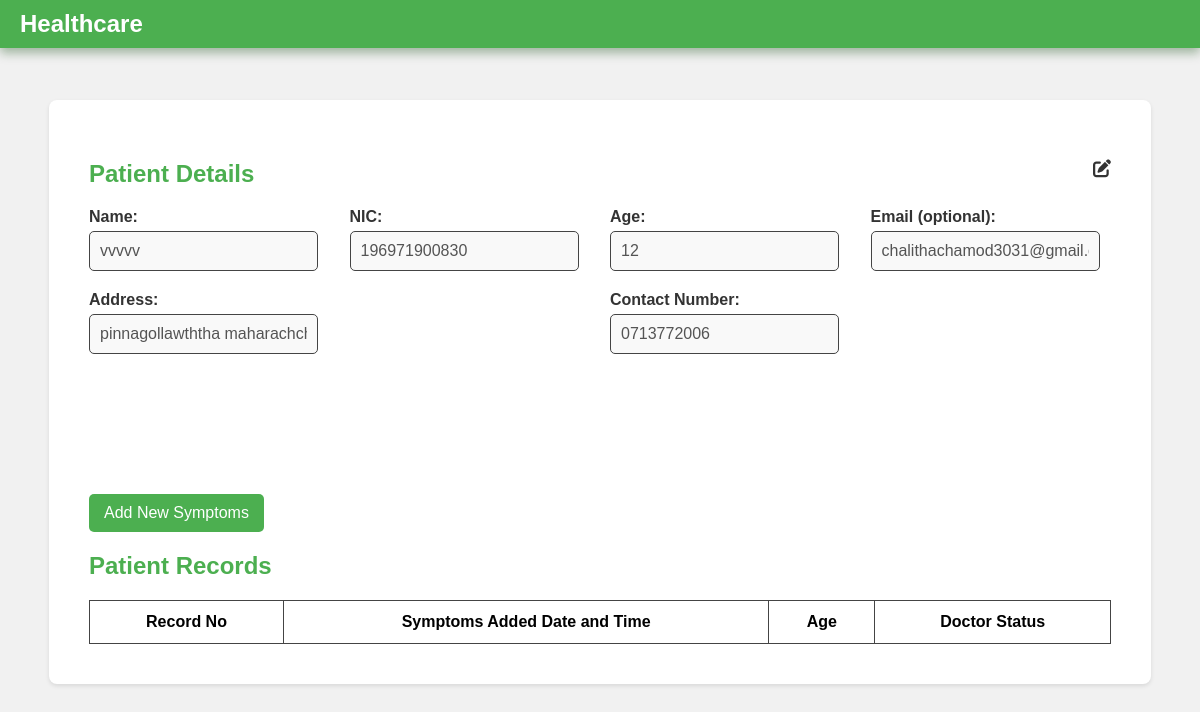
Before: /reception/profile-view.php?p_id=3 with the older database file.
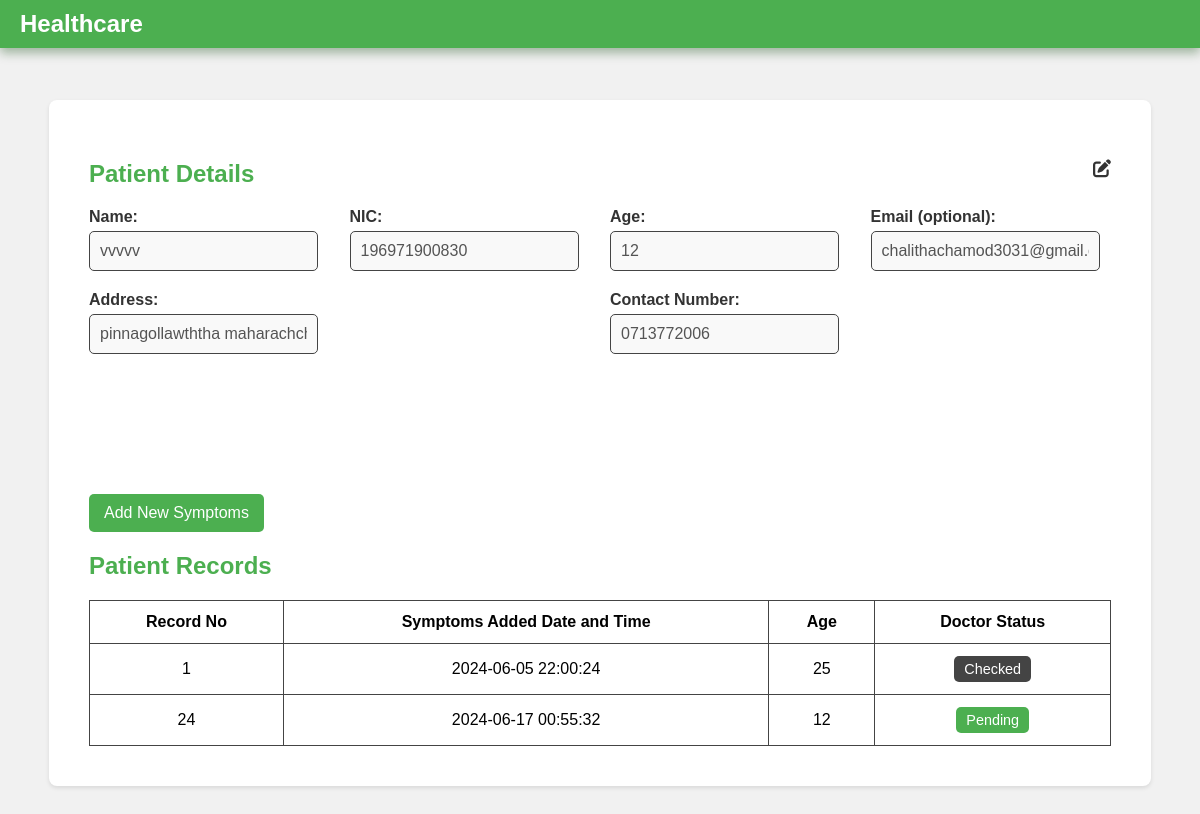
After: the same page with the newer database file.
### tables this page shows
CREATE TABLE IF NOT EXISTS `patients_details` (
  `id` int NOT NULL AUTO_INCREMENT,
  `patients_id` int DEFAULT NULL,
  `reception_id` varchar(50) DEFAULT NULL,
  `symptoms` text,
  `medical_report` text,
  `Prescriptions` text,
  `Prescriptions_date` datetime DEFAULT NULL,
  `doctor_id` varchar(50) DEFAULT NULL,
  `age` int DEFAULT NULL,
  `symptoms_date` datetime DEFAULT NULL,
  PRIMARY KEY (`id`),
  KEY `FK_patients_details_register_patients` (`patients_id`),
  KEY `FK_patients_details_register_reception` (`reception_id`),
  KEY `FK_patients_details_registered_doctor` (`doctor_id`),
  CONSTRAINT `FK_patients_details_register_patients` FOREIGN KEY (`patients_id`) REFERENCES `registered_patients` (`p_id`),
  CONSTRAINT `FK_patients_details_register_reception` FOREIGN KEY (`reception_id`) REFERENCES `registered_reception` (`id_num`),
  CONSTRAINT `FK_patients_details_registered_doctor` FOREIGN KEY (`doctor_id`) REFERENCES `registered_doctor` (`id_num`)
);

### connection.php (called while the page is built, shortened)
<?php
class Database
{
    public static $connection;
    public static function SetUpConnection()
    {
        if (!isset(Database::$connection)) {
            Database::$connection = new mysqli("localhost", "root", "Chalithac*#3031", "healthcare", "3306");
        }
    }
    public static function search($q)
    {
        return Database::$connection->query($q);
    }
}

### reception/profile-view.php (the view, shortened to what this page needs)
<?php
require_once "../connection.php";
$patient_id = $_GET["p_id"];
?>
<!DOCTYPE html>
<html lang="en">
<head>
    <link rel="stylesheet" href="../assets/css/common.css">
    <link rel="stylesheet" href="../assets/css/header.css">
    <link rel="stylesheet" href="../assets/css/profile-view.css">
    <link rel="stylesheet" href="https://cdnjs.cloudflare.com/ajax/libs/font-awesome/6.5.2/css/all.min.css" />
</head>
<body>
    <header class="header">
        <div class="logo">Healthcare</div>
    </header>
    <div class="container">
        <div class="profile-details">
            <div class="detail-heading">
                <h2>Patient Details</h2>
                <i class="fa-solid fa-pen-to-square"></i>
            </div>
            <?php
            $patientResultSet = Database::search("SELECT * FROM `registered_patients` WHERE `p_id` = '" . $patient_id . "'");
            $patientCount = $patientResultSet->num_rows;
            if ($patientCount == 1) {
                $patientResult = $patientResultSet->fetch_assoc();
            ?>
                <div class="form-row">
                    <div class="form-group">
                        <label>Name:</label>
                        <input class="profile-inputs" type="text" id="name" name="name" value="<?php echo $patientResult["name"]; ?>" disabled required>
                    </div>
                    <div class="form-group">
                        <label>NIC:</label>
                        <input class="profile-inputs" type="text" id="nic" name="nic" value="<?php echo $patientResult["id_num"]; ?>" disabled required>
                    </div>
                    <div class="form-group">
                        <label>Age:</label>
                        <input class="profile-inputs" type="number" id="age" name="age" value="<?php echo $patientResult["age"]; ?>" disabled required>
                    </div>
                    <div class="form-group">
                        <label>Email (optional):</label>
                        <input class="profile-inputs" type="email" id="email" name="email" value="<?php echo $patientResult["email"]; ?>" disabled>
                    </div>
                    <div class="form-group">
                        <label>Address:</label>
                        <input class="profile-inputs" type="text" id="address" name="address" value="<?php echo $patientResult["address"]; ?>" disabled required>
                    </div>
                    <div class="form-group">
                        <label>Contact Number:</label>
                        <input class="profile-inputs" type="text" id="contact" name="contact" value="<?php echo $patientResult["mobile"]; ?>" disabled required>
                    </div>
                </div>
            <?php
            }
            ?>
        </div>
        <div class="symptoms-table-container">
            <button onclick="showPopup('add-symptoms-popup')" class="add-symptoms-btn">Add New Symptoms</button>
            <h2>Patient Records</h2>
            <table id="symptomsTable">
                <thead>
                    <tr>
                        <th>Record No</th>
                        <th>Symptoms Added Date and Time</th>
                        <th>Age</th>
                        <th>Doctor Status</th>
                    </tr>
                </thead>
                <tbody>
                <?php
        $patientDetailsResultSet = Database::search("SELECT * FROM `patients_details` WHERE `patients_id` = '" . $patient_id . "'");
        $patientDetailsCount = $patientDetailsResultSet->num_rows;
        if ($patientDetailsCount > 0) {
            while ($patientDetailsResult = $patientDetailsResultSet->fetch_assoc()) {
                $recordId = $patientDetailsResult["id"];
        ?>
                <tr onclick="showPopup('details-popup-<?php echo $recordId; ?>')">
                    <td><?php echo $recordId; ?></td>
                    <td><?php echo $patientDetailsResult["symptoms_date"]; ?></td>
                    <td><?php echo $patientDetailsResult["age"]; ?></td>
                    <?php if (empty($patientDetailsResult["Prescriptions"])) { ?>
                        <td><button class="status-btn pending">Pending</button></td>
                    <?php } else { ?>
                        <td><button class="status-btn checked">Checked</button></td>
                    <?php } ?>
                </tr>
        <?php
            }
        }
        ?>
                </tbody>
            </table>
        </div>
    </div>
</body>
</html>

Changed rows visible on the page:
now on this page (row edited): patients_details: id "1", symptoms_date "2024-06-05 22:00:24", age "25", Prescriptions "Checked"
added patients_details: id "24", symptoms_date "2024-06-17 00:55:32", age "12", Prescriptions "Pending"
